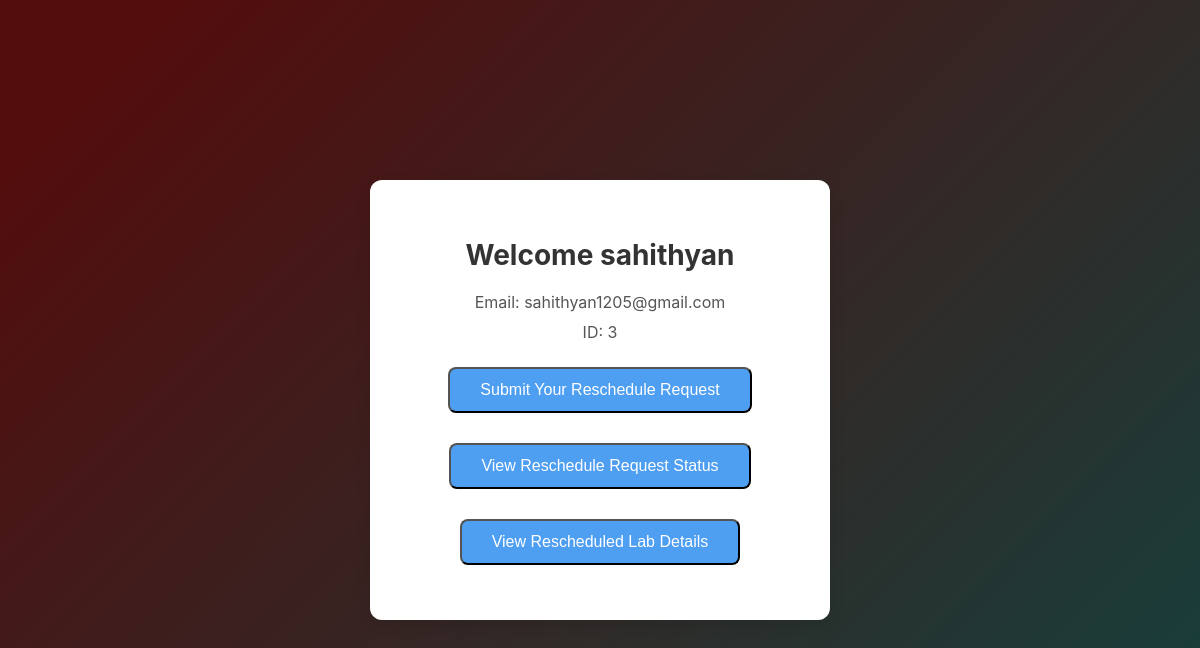
Screenshot of /student_dashboard.php (signed in) with the database file from the repository.
### tables this page shows
CREATE TABLE `students` (
  `student_id` int(11) NOT NULL,
  `student_name` varchar(255) NOT NULL,
  `student_email` varchar(255) NOT NULL,
  `username` varchar(50) NOT NULL,
  `password` varchar(255) NOT NULL
);

### student_dashboard.php (the view, shortened to what this page needs)
<?php
include('db_connection.php');
$username = $_SESSION['username'];
$sql = "SELECT * FROM students WHERE username = '$username'";
$result = $conn->query($sql);
$student = $result->fetch_assoc();
?>
<!DOCTYPE html>
<html lang="en">
<head>
</head>
<body>
    <div class="container">
        <h1>Welcome <?php echo $student['student_name']; ?></h1>
        <p>Email: <?php echo $student['student_email']; ?></p>
        <p>ID: <?php echo $student['student_id']; ?></p>
        <a href="submit_reschedule.php"><button class="button">Submit Your Reschedule Request</button></a>
        <a href="view_status.php"><button class="button">View Reschedule Request Status</button></a>
        <a href="view_rescheduled_labs.php"><button class="button">View Rescheduled Lab Details</button></a>
    </div>
</body>
</html>

### student_dashboard.php (style rules this page uses)
body { margin: 0; font-family: -apple-system, BlinkMacSystemFont, sans-serif; overflow: auto; background: linear-gradient(315deg, rgba(101,0,94,1) 3%, rgb(39, 100, 161) 38%, rgb(2, 82, 77) 68%, rgb(83, 12, 12) 98%); animation: gradient 15s ease infinite; background-size: 400% 400%; background-attachment: fixed; display: flex; justify-content: center; align-items: center; height: 100vh; text-align: center; }
.container { background: #fff; border-radius: 12px; padding: 40px 30px; width: 400px; box-shadow: 0 4px 15px rgba(0, 0, 0, 0.1); text-align: center; }
h1 { font-size: 28px; color: #333; margin-bottom: 20px; }
p { font-size: 16px; color: #555; margin: 10px 0; }
.button { display: inline-block; padding: 12px 30px; background-color: #4e9ef1; color: #fff; border-radius: 8px; font-size: 16px; margin: 15px 0; text-decoration: none; transition: background-color 0.3s ease; }

### rows the page displays
students: student_name "sahithyan", student_email "sahithyan1205@gmail.com", student_id "3"
